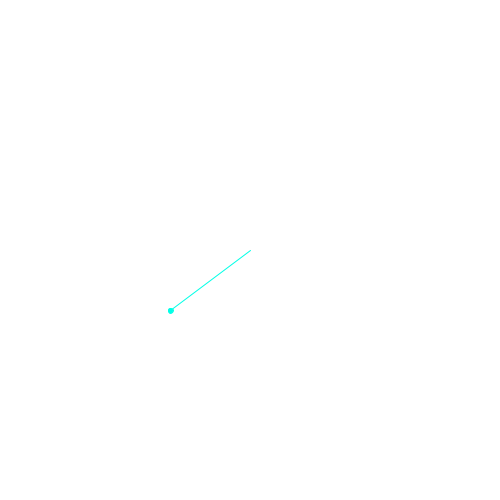
Frame 1 (no input)
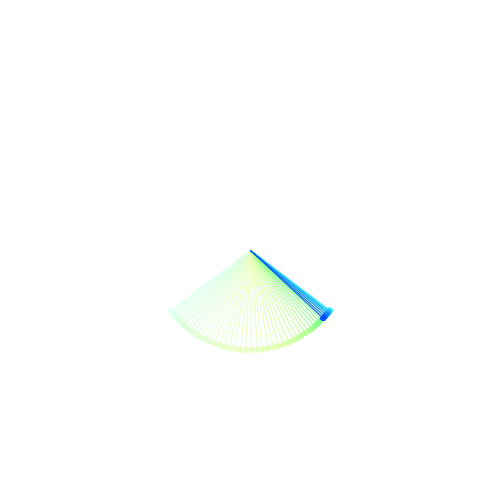
Frame 60 (the mouse pressed at the canvas centre just before this capture)
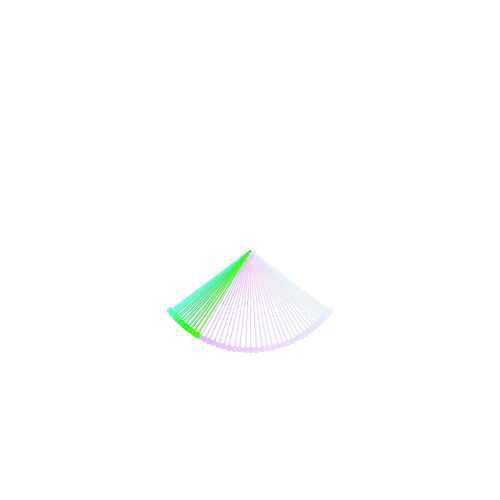
Frame 120 (the mouse held since frame 60 and released just before this capture)

The Processing sketch that drew these frames (run headless with seeded random() and noise(); from frame 60 on, the mouse is pressed at the canvas centre):

// Processing sketch: Pendelums
// ── Pendelums.pde
class OnePendelum {

  float grav=0.4;
  float rad=100;
  float angle;
  float vel=0;
  float velDamping=1;
  OnePendelum() {
    angle=random(-PI, PI);
  }
  void update() {
    float acc=-1*grav/rad*sin(angle);
    vel+=acc;
    angle+=vel;
  }
  float x() {
    return cos(angle+HALF_PI)*rad;
  }
  float y() {
    return sin(angle+HALF_PI)*rad;
  }
  void display(float cx, float cy) {
    float angDiff=0;
    colorMode(HSB, 100);
    color col=color(map(vel, -0.1, 0.1, 0, 100), 100, 100);
    //color col=color(map(dda,-0.001,0.001,0,100),100,100);
    //println(da+" "+dda);
    colorMode(RGB, 255);
    fill(col);
    stroke(col);
    translate(cx, cy);
    rotate(angDiff);
    line(0, 0, x(), y());
    ellipse(x(), y(), 5, 5);
    rotate(-angDiff);
    translate(-cx, -cy);
    stroke(0, 20);
  }
}

void setup() {
  size(500, 500);
  background(255);
  a=new OnePendelum();
  b=new OnePendelum();
}
OnePendelum a, b;
void draw() {
  fill(255, 10);
  stroke(255, 10);
  rect(0, 0, width, height);



  a.update();
  b.update();

  a.display(width/2, height/2);
  //b.display(width/2+a.x(100), height/2+a.y(100), 100, a.a);

  surface.setTitle("Pendelums, frameRate="+nf(frameRate, 2, 3));
}
